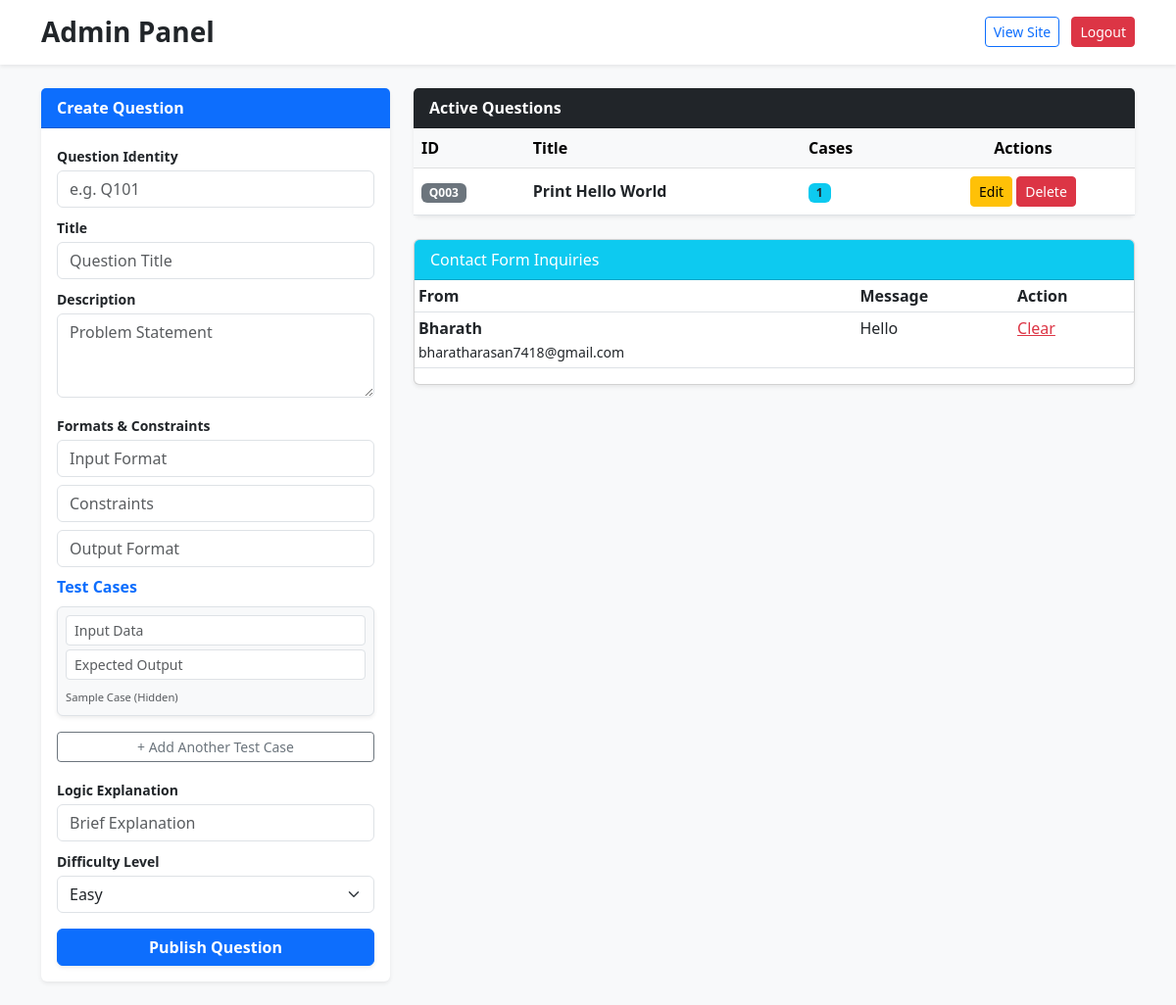
The page /admin (signed in) on the database its author committed.
### app.py (models this page shows)
class Question(db.Model):
    id = db.Column(db.Integer, primary_key=True)
    question_id = db.Column(db.String(10), unique=True)
    title = db.Column(db.String(100))
    description = db.Column(db.Text)
    input_format = db.Column(db.Text)
    constraints = db.Column(db.Text)
    output_format = db.Column(db.Text)
    explanation = db.Column(db.Text)
    difficulty = db.Column(db.String(50))
    test_cases = db.relationship('TestCase', backref='question', cascade="all, delete-orphan")

class Message(db.Model):
    id = db.Column(db.Integer, primary_key=True)
    name = db.Column(db.String(100))
    email = db.Column(db.String(100))
    content = db.Column(db.Text)

### app.py (the view)
@app.route('/admin')
@login_required
def admin_panel():
    messages = Message.query.all()
    questions = Question.query.all()
    return render_template('admin.html',  messages=messages, questions=questions)

### app.py (called while the page is built)
@login_manager.user_loader
def load_user(user_id):
    return User.query.get(int(user_id))

### templates/admin.html (shortened to what this page needs)
<!DOCTYPE html>
<html lang="en">
<head>
    <link href="https://cdn.jsdelivr.net/npm/bootstrap@5.3.0/dist/css/bootstrap.min.css" rel="stylesheet">
</head>
<body class="bg-light">
    <div class="container-fluid bg-white shadow-sm mb-4 p-3">
        <div class="container d-flex justify-content-between align-items-center">
            <h3 class="m-0 text-dark fw-bold">Admin Panel</h3>
            <div>
                <a href="/student_problem_view" class="btn btn-outline-primary btn-sm me-2">View Site</a>
                <a href="/logout" class="btn btn-danger btn-sm">Logout</a>
            </div>
        </div>
    </div>
    <div class="container">
        <div class="row">
            <div class="col-lg-4">
                <div class="card mb-4 shadow-sm border-0">
                    <div class="card-header bg-primary text-white fw-bold">Create Question</div>
                    <div class="card-body">
                        <form action="/admin/question_add" method="POST">
                            <label class="small fw-bold mb-1">Question Identity</label>
                            <input type="text" name="question_id" class="form-control mb-2" placeholder="e.g. Q101" required>
                            <label class="small fw-bold mb-1">Title</label>
                            <input type="text" name="title" class="form-control mb-2" placeholder="Question Title" required>
                            <label class="small fw-bold mb-1">Description</label>
                            <textarea name="description" class="form-control mb-3" placeholder="Problem Statement" rows="3"></textarea>
                            <label class="small fw-bold mb-1">Formats & Constraints</label>
                            <input type="text" name="input_format" class="form-control mb-2" placeholder="Input Format" required>
                            <input type="text" name="constraints" class="form-control mb-2" placeholder="Constraints" required>
                            <input type="text" name="output_format" class="form-control mb-2" placeholder="Output Format" required>
                            <div id="test-cases-container" class="mb-3">
                                <label class="fw-bold mb-2 text-primary">Test Cases</label>
                                <div class="test-case-row border rounded p-2 mb-2 bg-light shadow-sm">
                                    <input type="text" name="test_inputs[]" class="form-control form-control-sm mb-1" placeholder="Input Data" required>
                                    <input type="text" name="test_outputs[]" class="form-control form-control-sm mb-1" placeholder="Expected Output" required>
                                    <small class="text-muted" style="font-size: 0.7rem;">Sample Case (Hidden)</small>
                                </div>
                            </div>
                            <button type="button" class="btn btn-sm btn-outline-secondary w-100 mb-3" onclick="addTestCase()">
                                + Add Another Test Case
                            </button>
                            <label class="small fw-bold mb-1">Logic Explanation</label>
                            <input type="text" name="explanation" class="form-control mb-2" placeholder="Brief Explanation" required>
                            <label class="small fw-bold mb-1">Difficulty Level</label>
                            <select class="form-select mb-3" name="difficulty">
                                <option value="Easy">Easy</option>
                            </select>
                            <button type="submit" class="btn btn-primary w-100 fw-bold shadow-sm">Publish Question</button>
                        </form>
                    </div>
                </div>
            </div>
            <div class="col-lg-8">
                <div class="card shadow-sm mb-4 border-0">
                    <div class="card-header bg-dark text-white fw-bold">Active Questions</div>
                    <div class="table-responsive">
                        <table class="table table-hover align-middle mb-0">
                            <thead class="table-light">
                                <tr>
                                    <th>ID</th>
                                    <th>Title</th>
                                    <th>Cases</th>
                                    <th class="text-center">Actions</th>
                                </tr>
                            </thead>
                            <tbody>
                                {% for q in questions %}
                                <tr>
                                    <td><span class="badge bg-secondary">{{ q.question_id }}</span></td>
                                    <td class="fw-semibold">{{ q.title }}</td>
                                    <td>
                                        <span class="badge bg-info text-dark">{{ q.test_cases|length }}</span>
                                    </td>
                                    <td class="text-center">
                                        <a href="/admin/update/{{ q.id }}" class="btn btn-warning btn-sm">Edit</a>
                                        <a href="/admin/delete_question/{{ q.id }}" class="btn btn-danger btn-sm" onclick="return confirm('Delete this question?')">Delete</a>
                                    </td>
                                </tr>
                                {% endfor %}
                            </tbody>
                        </table>
                    </div>
                </div>
                <div class="card shadow-sm">
                    <div class="card-header bg-info text-white">Contact Form Inquiries</div>
                    <div class="table-responsive">
                        <table class="table table-sm">
                            <thead><tr><th>From</th><th>Message</th><th>Action</th></tr></thead>
                            <tbody>
                                {% for m in messages %}
                                <tr>
                                    <td><strong>{{ m.name }}</strong><br><small>{{ m.email }}</small></td>
                                    <td>{{ m.content }}</td>
                                    <td><a href="/admin/delete_msg/{{ m.id }}" class="text-danger">Clear</a></td>
                                </tr>
                                {% endfor %}
                            </tbody>
                        </table>
                    </div>
                </div>
            </div>
        </div>
    </div>
</body>
</html>

### templates/admin.html (style rules this page uses)
.test-case-row { transition: all 0.2s ease; }
.table-responsive { max-height: 500px; overflow-y: auto; }

### rows shown on the page
Question: question_id "Q003", title "Print Hello World", test_cases|length "1"
Message: name "Bharath", email "bharatharasan7418@gmail.com", content "Hello"
